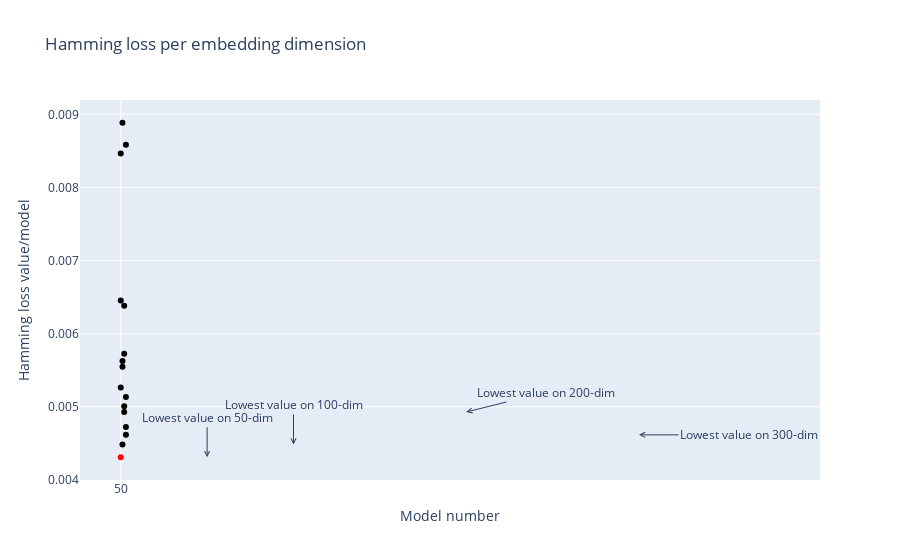
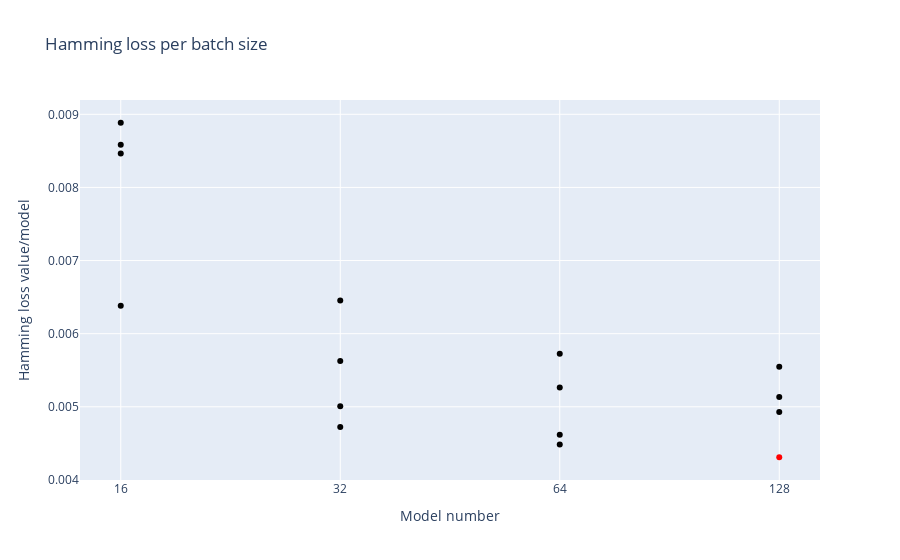

Write notebook code for charts like these, in order.
### Code cell
colormin = 'red'
clrgrn = 'black'
clrs  = [clrred if result['Hamming Loss'].iloc[row]== result['Hamming Loss'].min() else clrgrn for row in range(len(result['Hamming Loss']))]

x=result['Embedding tag'].values.tolist()
y=result['Hamming Loss'].values.tolist()
fig3 = go.Figure()
fig3.add_trace(go.Scatter(x=x, 
                          y=y,
                          mode='markers',
                          marker=dict(color=clrs),
                          text=result['Batch tag'].tolist()
                        ))
fig3.update_layout(title="Hamming loss per embedding dimension",
                   xaxis_type='category',
                   xaxis_title="Model number",
                   yaxis_title="Hamming loss value/model",
                   showlegend=True)

fig3.update_layout(showlegend=False,
                   annotations=[dict(x=50,y=result['Hamming Loss'].min(),xref="x",yref="y",text="Lowest value on 50-dim",showarrow=True,arrowhead=5,ax=0,ay=-40)])

fig3.add_annotation(x=100,y=result['Hamming Loss'][result['Embedding tag']==100].min(),text="Lowest value on 100-dim", showarrow=True,arrowhead=5,ax=0,ay=-40)
fig3.add_annotation(x=200,y=result['Hamming Loss'][result['Embedding tag']==200].min(),text="Lowest value on 200-dim", showarrow=True,arrowhead=5,ax=80,ay=-20)
fig3.add_annotation(x=300,y=result['Hamming Loss'][result['Embedding tag']==300].min(),text="Lowest value on 300-dim", showarrow=True,arrowhead=5,ax=110,ay=0)

fig3.show()

#--------------------------------------------------------------------------

fig4 = go.Figure()
fig4.add_trace(go.Scatter(x=result['Batch tag'].values.tolist(), 
                          y=result['Hamming Loss'].values.tolist(),
                          mode='markers',
                          marker=dict(color=clrs),
                          text=result['Embedding tag'].tolist()
                         ))

fig4.update_layout(title="Hamming loss per batch size",
                   xaxis_type='category',
                   xaxis_title="Model number",
                   yaxis_title="Hamming loss value/model")
fig4.show()

### Figure 1 — Plotly figure (JSON) as saved in the notebook; plotly's stock layout.template omitted (floating-point values rounded to 4 significant figures)
{"data": [{"marker": {"color": ["black", "black", "black", "red", "black", "black", "black", "black", "black", "black", "black", "black", "black", "black", "black", "black"]}, "mode": "markers", "text": ["16", "32", "64", "128", "16", "32", "64", "128", "16", "32", "64", "128", "16", "32", "64", "128"], "type": "scatter", "x": [50, 50, 50, 50, 100, 100, 100, 100, 200, 200, 200, 200, 300, 300, 300, 300], "y": [0.008464, 0.006453, 0.005265, 0.00431, 0.008884, 0.005625, 0.004484, 0.005547, 0.006381, 0.005007, 0.005727, 0.004928, 0.008584, 0.004724, 0.004616, 0.005133]}], "layout": {"annotations": [{"arrowhead": 5, "ax": 0, "ay": -40, "showarrow": true, "text": "Lowest value on 50-dim", "x": 50, "xref": "x", "y": 0.00431, "yref": "y"}, {"arrowhead": 5, "ax": 0, "ay": -40, "showarrow": true, "text": "Lowest value on 100-dim", "x": 100, "y": 0.004484}, {"arrowhead": 5, "ax": 80, "ay": -20, "showarrow": true, "text": "Lowest value on 200-dim", "x": 200, "y": 0.004928}, {"arrowhead": 5, "ax": 110, "ay": 0, "showarrow": true, "text": "Lowest value on 300-dim", "x": 300, "y": 0.004616}], "showlegend": false, "title": {"text": "Hamming loss per embedding dimension"}, "xaxis": {"title": {"text": "Model number"}, "type": "category"}, "yaxis": {"title": {"text": "Hamming loss value/model"}}}}

### Figure 2 — Plotly figure (JSON) as saved in the notebook; plotly's stock layout.template omitted (floating-point values rounded to 4 significant figures)
{"data": [{"marker": {"color": ["black", "black", "black", "red", "black", "black", "black", "black", "black", "black", "black", "black", "black", "black", "black", "black"]}, "mode": "markers", "type": "scatter", "x": [16, 32, 64, 128, 16, 32, 64, 128, 16, 32, 64, 128, 16, 32, 64, 128], "y": [0.008464, 0.006453, 0.005265, 0.00431, 0.008884, 0.005625, 0.004484, 0.005547, 0.006381, 0.005007, 0.005727, 0.004928, 0.008584, 0.004724, 0.004616, 0.005133]}], "layout": {"title": {"text": "Hamming loss per batch size"}, "xaxis": {"title": {"text": "Model number"}, "type": "category"}, "yaxis": {"title": {"text": "Hamming loss value/model"}}}}
